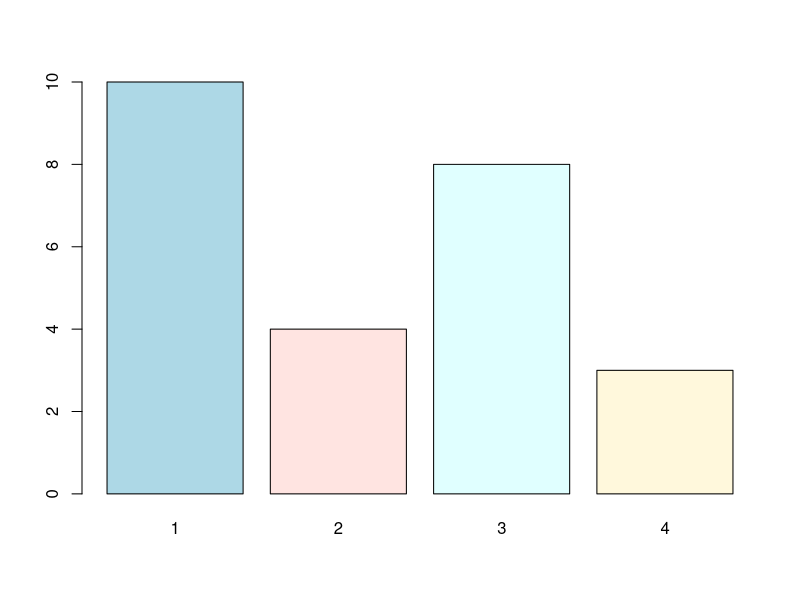
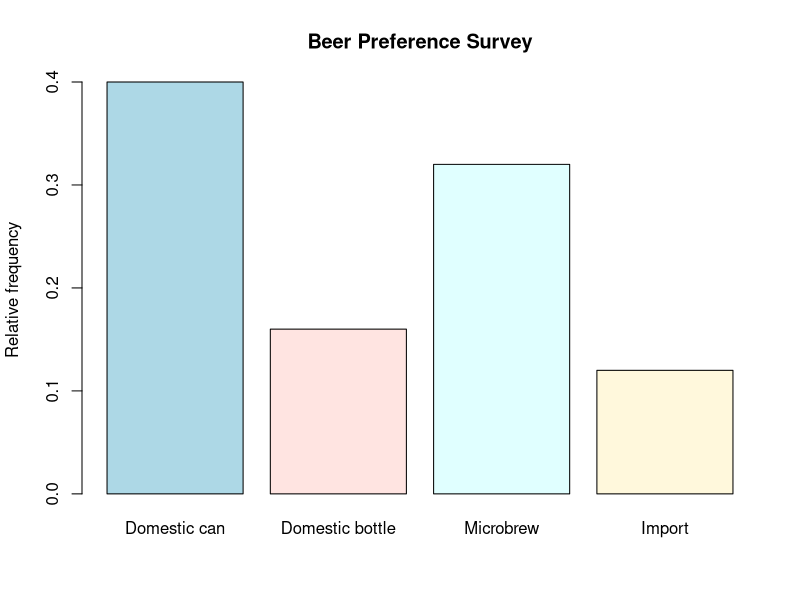
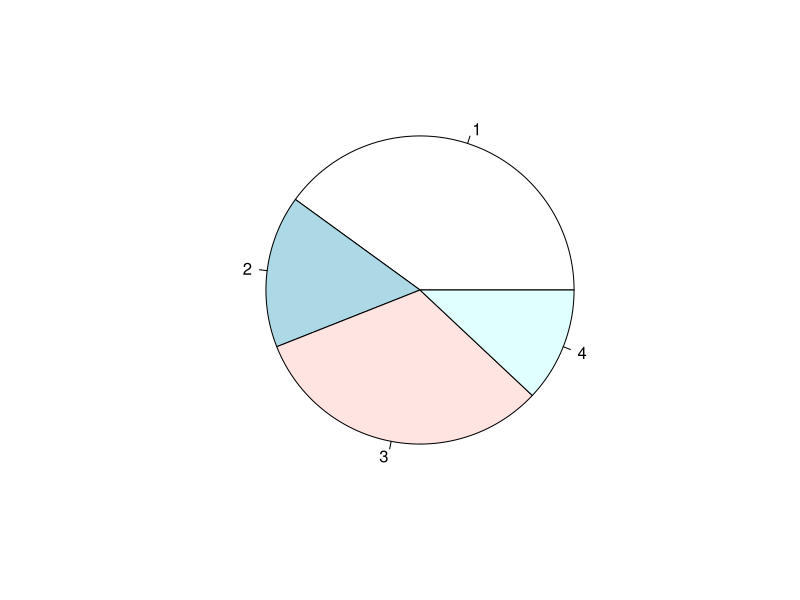
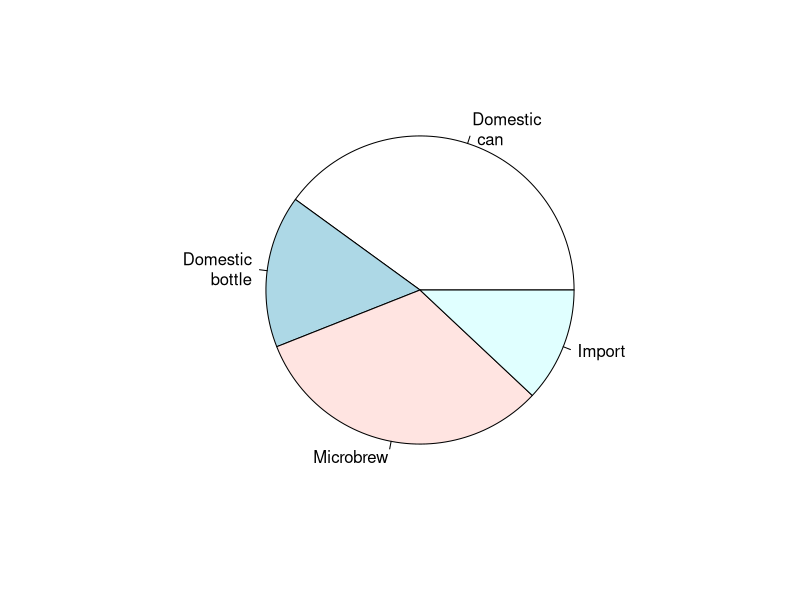
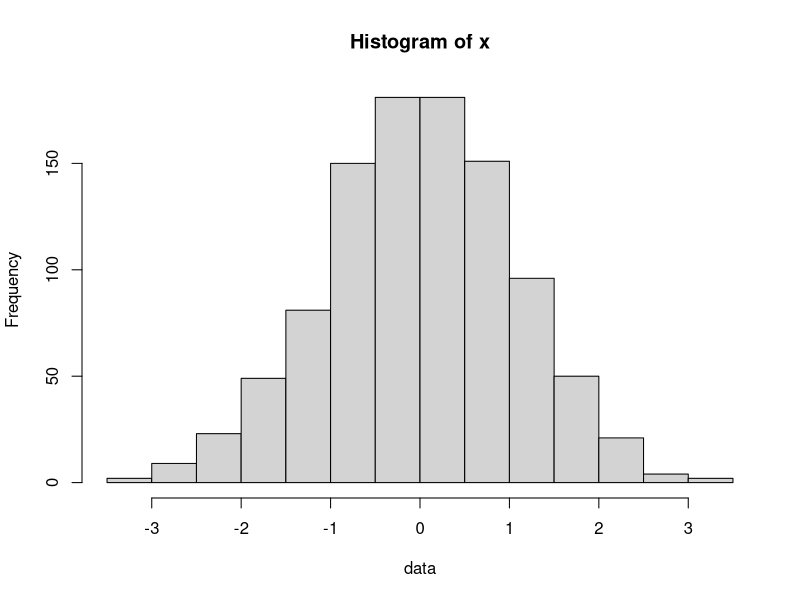
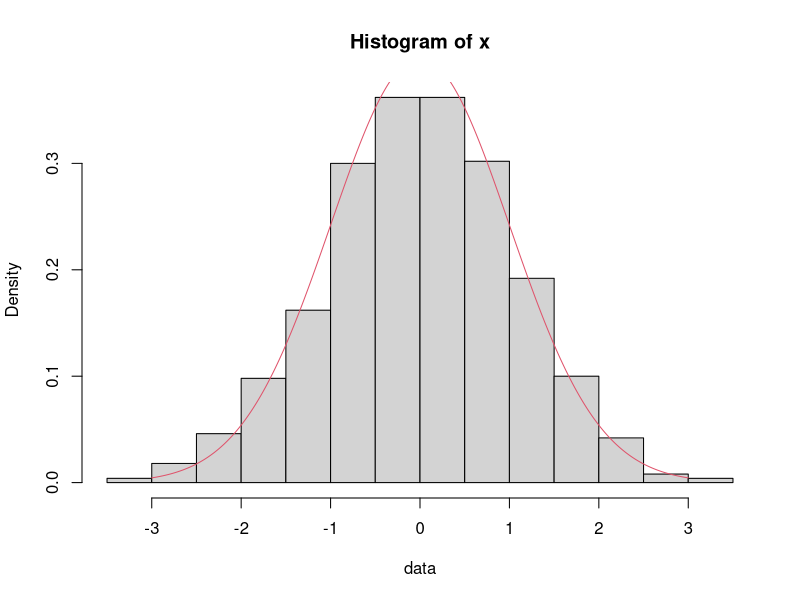
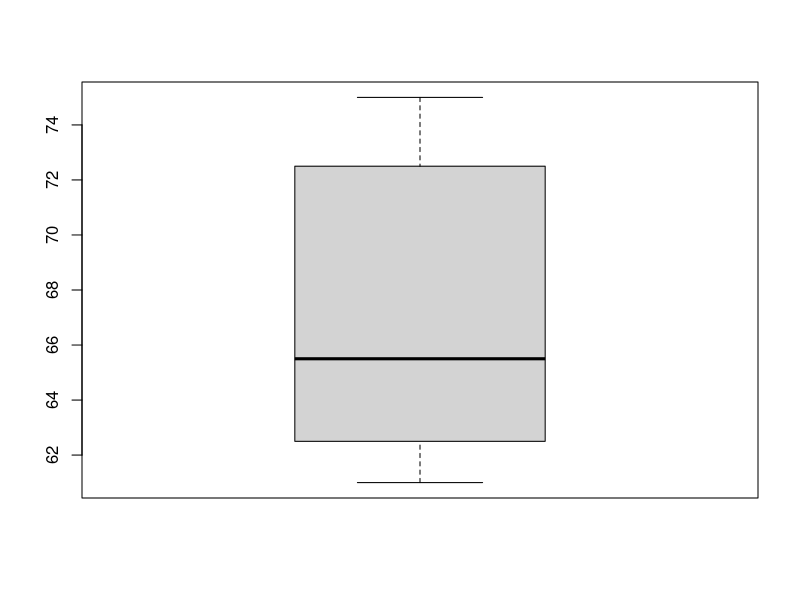
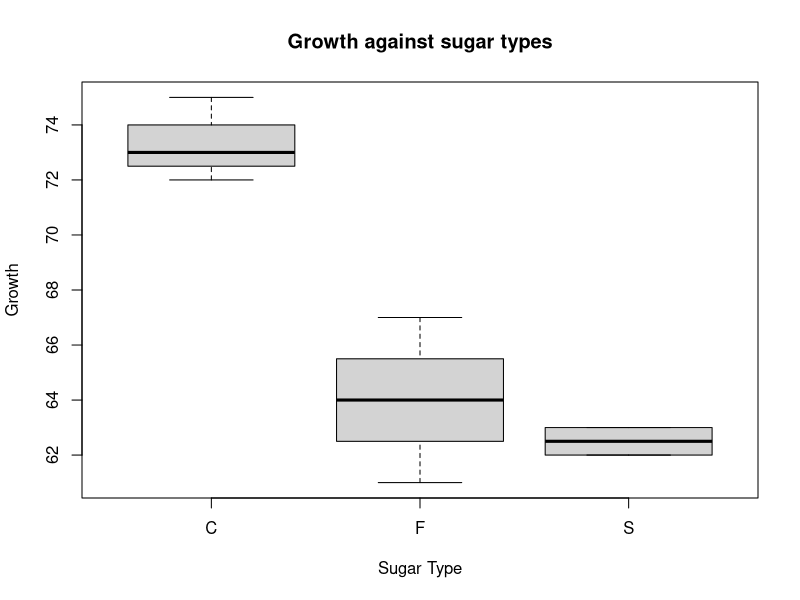

The R script that drew these images, in order:
## Beer Preference example

beer <- c(3, 4, 1, 1, 3, 4, 3, 3, 1, 3, 2, 1, 2, 1, 2, 3, 2, 3, 1, 1, 1, 1, 4, 3, 1)
# (1) Domestic can, (2) Domestic bottle, (3) Microbrew and (4) Import

barplot(table(beer), col=c("lightblue", "mistyrose", "lightcyan","cornsilk"))

barplot(table(beer)/length(beer), col=c("lightblue", "mistyrose", "lightcyan","cornsilk"), names.arg=c("Domestic can", "Domestic bottle", "Microbrew",  "Import"), ylab="Relative frequency", main="Beer Preference Survey")

beer.counts <- table(beer) # store the table result
pie(beer.counts) # first pie -- kind of dull
names(beer.counts) <- c("Domestic\n can","Domestic\n bottle", "Microbrew","Import") # give names
pie(beer.counts) # prints out names

## Stem-and-leaf

scores <- c(2, 3, 16, 23, 14, 12, 4, 13, 2, 0, 0, 0, 6, 28, 31, 14, 4, 8, 2, 5)
stem(scores)

## histogram

x <- rnorm(1000)
hist(x, xlab="data")
hist(x, probability=T, xlab="data")
z <- seq(from=-3, to=3, by=0.01)
lines(z, dnorm(z), col=2)

## Boxplot

growth <- c(75,72,73,61,67,64,62,63) # the size of flies
sugar <- c("C","C","C","F","F","F","S","S") 
fly <- list(growth=growth, sugar=sugar)
boxplot(fly$growth)
boxplot(growth~sugar, xlab="Sugar Type", ylab="Growth", main="Growth against sugar types", data=fly)

## Scatterplot

plot(cars$speed, cars$dist) # the speed of cars and the distances taken to stop
attach(cars)
plot(speed, dist, col="blue", pch="+", ylab="Distance taken to stop", xlab="Speed", ylim=c(-20, 140))
lm(dist~speed)
abline(-17.579, 3.932, col="red")
title(main="Scatterplot with best fit line", font.main=4)

## Scatterplot matrix

attach(iris)
pairs(iris[,1:4])
pairs(iris[Species=="virginica", 1:4])

## 2D Histogram

library(hexbin)
plot(hexbin(iris[,3], iris[,4]), xlab="Petal Length", ylab="Petal Width")



